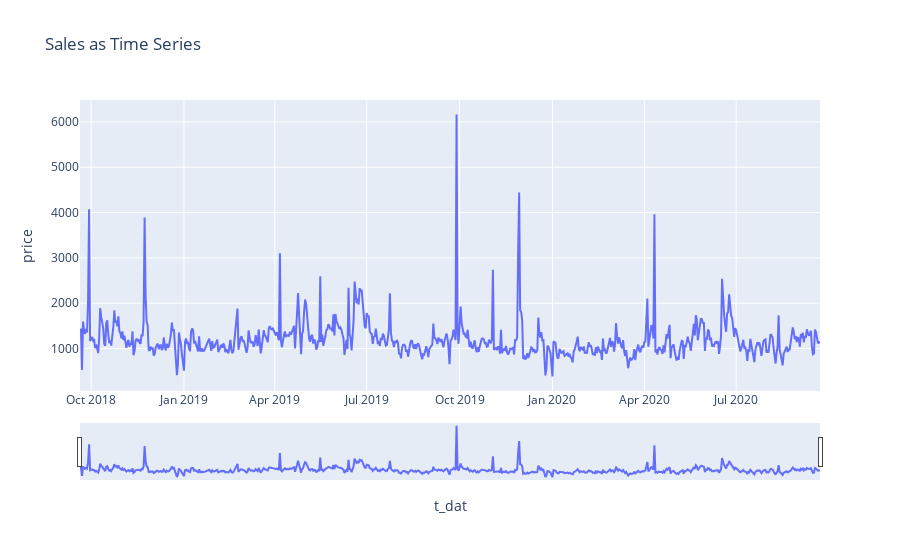

The code cell stored with this chart in its notebook:
### Code cell
import pandas as pd
import plotly.express as px
import matplotlib.pyplot as plt

# Group transactions by date and sum the prices
time_series_df = transactions_df.groupby('t_dat')['price'].sum().reset_index()

# Extract year, month, and day of the week from the date
time_series_df['year'] = time_series_df['t_dat'].dt.year
time_series_df['month'] = time_series_df['t_dat'].dt.month
time_series_df['day_of_week'] = time_series_df['t_dat'].dt.dayofweek

# Display the time series data
print("Time Series Data:")
print(time_series_df)

# Create a line plot for sales as a time series using Plotly Express
fig = px.line(time_series_df, x='t_dat', y='price', title='Sales as Time Series')
fig.update_xaxes(rangeslider_visible=True)
fig.show()

# Create a bar plot to show sales channel distribution
fig = plt.figure(figsize=(12, 4))
transactions_df['sales_channel_id'].value_counts().plot(kind='barh', color='skyblue')
plt.title("Sales Channel Distribution")
plt.xlabel("Count")
plt.ylabel("Sales Channel ID")
plt.show()

### Figure 1 — Plotly figure (JSON) as saved in the notebook; plotly's stock layout.template omitted (floating-point values rounded to 4 significant figures; data arrays with more than 128 entries replaced by an {"elided": "..."} marker saying what was removed)
{"data": [{"hovertemplate": "t_dat=%{x}<br>price=%{y}<extra></extra>", "legendgroup": "", "line": {"color": "#636efa", "dash": "solid"}, "marker": {"symbol": "circle"}, "mode": "lines", "name": "", "orientation": "v", "showlegend": false, "type": "scatter", "x": {"elided": "734 str values"}, "xaxis": "x", "y": {"elided": "734 float values"}, "yaxis": "y"}], "layout": {"legend": {"tracegroupgap": 0}, "title": {"text": "Sales as Time Series"}, "xaxis": {"anchor": "y", "domain": [0, 1], "rangeslider": {"visible": true}, "title": {"text": "t_dat"}}, "yaxis": {"anchor": "x", "domain": [0, 1], "title": {"text": "price"}}}}
